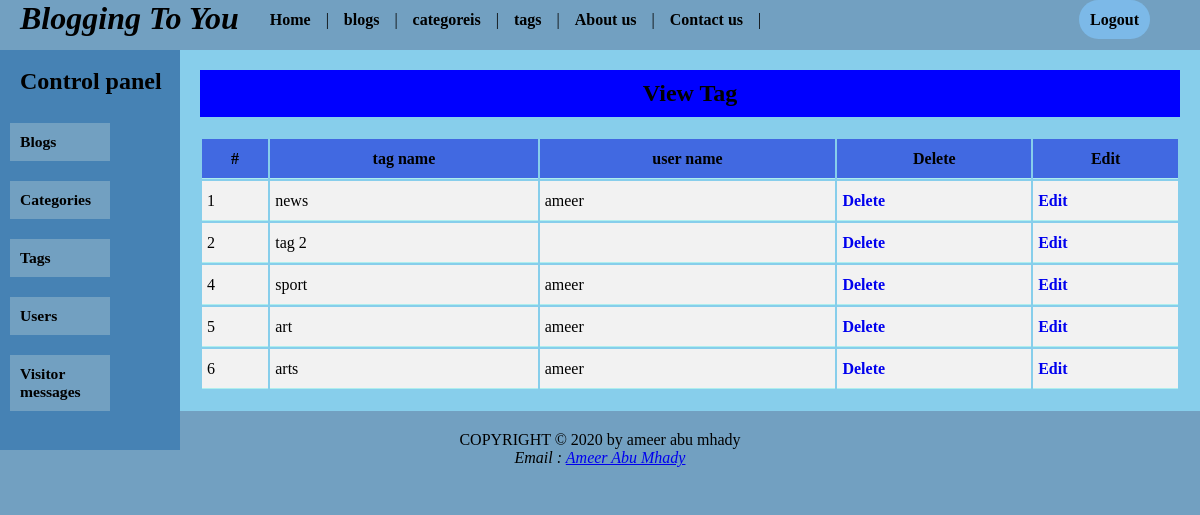
Screenshot of /blogging/admin/tags.php (signed in) with the database file from the repository.
### tables this page shows
CREATE TABLE IF NOT EXISTS `tags` (
  `id` int(11) NOT NULL AUTO_INCREMENT,
  `name` varchar(255) NOT NULL,
  `user_id` int(11) DEFAULT NULL,
  PRIMARY KEY (`id`),
  UNIQUE KEY `name` (`name`),
  KEY `user_id` (`user_id`)
);

CREATE TABLE IF NOT EXISTS `users` (
  `id` int(11) NOT NULL AUTO_INCREMENT,
  `name` varchar(255) NOT NULL,
  `email` varchar(255) NOT NULL,
  `password` varchar(255) DEFAULT NULL,
  PRIMARY KEY (`id`),
  UNIQUE KEY `email` (`email`)
);

### blogging/admin/tags.php (the view, shortened to what this page needs)
<?php
include 'header.php';
include 'aside.php';
include 'config.php';
?>
<div class="main-content">
    <h2>View Tag</h2>
    <table>
        <tr>
            <th>#</th>
            <th>tag name</th>
            <th>user name</th>
            <th>Delete</th>
            <th>Edit</th>
        </tr>
        <?php
            $query = "select * from tags";
            $result = mysqli_query($conn,$query);
            if(mysqli_num_rows($result) > 0){
                while($r = mysqli_fetch_assoc($result)){
                    $user_name = mysqli_fetch_assoc(mysqli_query($conn,"select name from users where id = ".$r['user_id']))['name'];
                    echo "<tr> <td>" . $r['id'] . "</td> <td>".$r['name'] . "</td> <td>".$user_name."</td> <td> <a  href='tags.php?id=".$r['id']. "'> Delete</a> </td> <td> <a  href='edit-tag.php?id=".$r['id']. "'> Edit</a> </td> </tr>";
                }
            }
            ?>
    </table>
</div>
<?php
include 'footer.php';
?>

### blogging/admin/css/adminStyle.css (style rules this page uses)
* { margin: 0; padding: 0; box-sizing: border-box; }
body { font-family: 'Times New Roman', Times, serif; background-color: #72A0C1; }
.main-content { width: 85%; background-color: #87CEEB; padding: 20px; float: right; }
.main-content h2 { text-align: center; background-color: blue; padding: 10px; }
.main-content table { margin-top: 20px; }
.main-content table td, th { height: 40px; border-bottom: 1px solid #AFEEEE; padding: 5px; }
.main-content table th { background-color: #4169E1; }
.main-content tr { background-color: #f2f2f2; }
.main-content table td a { text-decoration: none; font-weight: bold; }
.view-cat table td,th { height: 40px; border-bottom: 1px solid #AFEEEE; padding: 5px; }
.view-tag table td,th { height: 40px; border-bottom: 1px solid #AFEEEE; padding: 5px; }
table { width: 100%; }

### rows the page displays
tags: id "1", name "news", user.name "ameer"
tags: id "2", name "tag 2"
tags: id "4", name "sport", user.name "ameer"
tags: id "5", name "art", user.name "ameer"
tags: id "6", name "arts", user.name "ameer"
